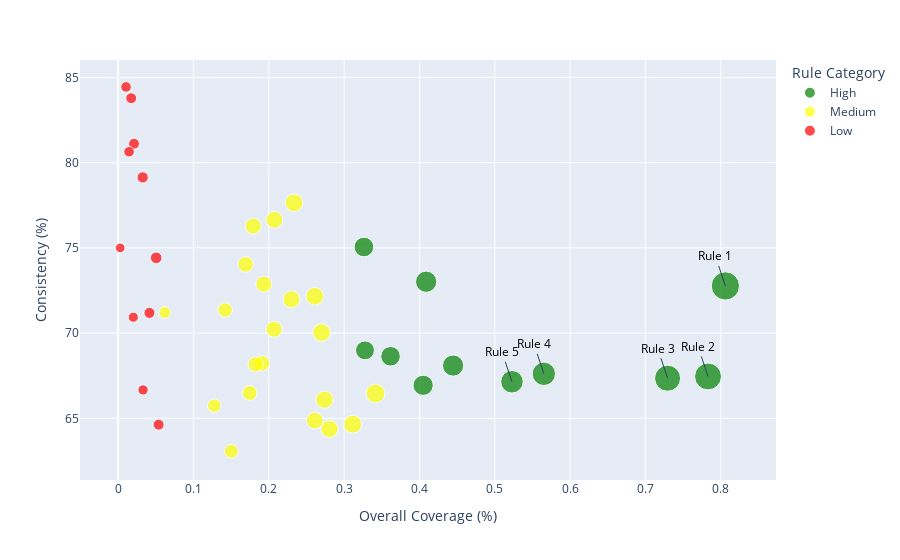

This figure's notebook cell:
### Code cell
import plotly.express as px
import pandas as pd

# Assuming 'rule_metrics_df_sorted' is the DataFrame from earlier
fig = px.scatter(
    rule_metrics_df_sorted,
    x='Overall Coverage (%)',
    y='Consistency (%)',
    color='Category',  # Corrected column name
    size='Aggregated Score',
    hover_data=['Rule', 'Overall Coverage (%)', 'Consistency (%)', 'Relative Coverage (%)'],
    color_discrete_map={'High': 'green', 'Medium': 'yellow', 'Low': 'red'},
    #title='Scatter Plot of Consistency vs. Coverage'
)

fig.update_layout(
    xaxis_title='Overall Coverage (%)',
    yaxis_title='Consistency (%)',
    legend_title='Rule Category'
)

# Update annotations based on the exact rule names in the DataFrame
annotations = {
    'Critical rule 0': 'Rule 1',
    'Critical rule 2': 'Rule 2',
    'Critical rule 1': 'Rule 3',
    'Critical rule 13': 'Rule 4',
    'Critical rule 5': 'Rule 5'
}

for rule_name, annotation in annotations.items():
    # Get the row corresponding to the rule
    rule_row = rule_metrics_df_sorted[rule_metrics_df_sorted['Rule'] == rule_name].iloc[0]
    
    # Add annotation at the specific point
    fig.add_annotation(
        x=rule_row['Overall Coverage (%)'],
        y=rule_row['Consistency (%)'],
        text=annotation,
        #showarrow=True,
        #arrowhead=2,
        #ax=0,
        #ay=-20,
        font=dict(size=12, color="black")
    )

fig.show()

### Figure 1 — Plotly figure (JSON) as saved in the notebook; plotly's stock layout.template omitted (floating-point values rounded to 4 significant figures)
{"data": [{"customdata": [["Critical rule 0", 8.85], ["Critical rule 2", 7.969], ["Critical rule 1", 7.412], ["Critical rule 13", 5.765], ["Critical rule 5", 5.296], ["Critical rule 35", 4.505], ["Critical rule 27", 4.569], ["Critical rule 19", 4.089], ["Critical rule 11", 3.695], ["Critical rule 17", 3.745], ["Critical rule 8", 3.411]], "hovertemplate": "Category=High<br>Overall Coverage (%)=%{x}<br>Consistency (%)=%{y}<br>Aggregated Score=%{marker.size}<br>Rule=%{customdata[0]}<br>Relative Coverage (%)=%{customdata[1]}<extra></extra>", "legendgroup": "High", "marker": {"color": "green", "size": [1.992, 1.8, 1.688, 1.359, 1.263, 1.122, 1.12, 1.021, 0.9659, 0.9568, 0.8909], "sizemode": "area", "sizeref": 0.004981, "symbol": "circle"}, "mode": "markers", "name": "High", "orientation": "v", "showlegend": true, "type": "scatter", "x": [0.806, 0.7829, 0.7293, 0.5651, 0.5227, 0.4089, 0.4446, 0.4049, 0.3263, 0.3616, 0.3277], "xaxis": "x", "y": [72.77, 67.46, 67.35, 67.61, 67.15, 73.01, 68.1, 66.94, 75.05, 68.64, 68.99], "yaxis": "y"}, {"customdata": [["Critical rule 3", 3.426], ["Critical rule 4", 3.039], ["Critical rule 14", 2.843], ["Critical rule 26", 2.854], ["Critical rule 18", 2.737], ["Critical rule 16", 2.733], ["Critical rule 12", 2.726], ["Critical rule 33", 2.499], ["Critical rule 24", 2.4], ["Critical rule 10", 2.556], ["Critical rule 7", 2.194], ["Critical rule 34", 2.126], ["Critical rule 40", 2.066], ["Critical rule 20", 1.892], ["Critical rule 22", 1.967], ["Critical rule 21", 1.878], ["Critical rule 6", 1.754], ["Critical rule 28", 1.53], ["Critical rule 42", 1.431], ["Critical rule 15", 1.267], ["Critical rule 29", 0.6674]], "hovertemplate": "Category=Medium<br>Overall Coverage (%)=%{x}<br>Consistency (%)=%{y}<br>Aggregated Score=%{marker.size}<br>Rule=%{customdata[0]}<br>Relative Coverage (%)=%{customdata[1]}<extra></extra>", "legendgroup": "Medium", "marker": {"color": "yellow", "size": [0.8862, 0.8033, 0.7865, 0.7823, 0.7815, 0.7463, 0.7398, 0.7169, 0.7109, 0.7071, 0.6505, 0.6449, 0.6429, 0.6013, 0.599, 0.581, 0.5511, 0.5208, 0.4761, 0.4513, 0.3474], "sizemode": "area", "sizeref": 0.004981, "symbol": "circle"}, "mode": "markers", "name": "Medium", "orientation": "v", "showlegend": true, "type": "scatter", "x": [0.3416, 0.3115, 0.2611, 0.2701, 0.2336, 0.2741, 0.2806, 0.2301, 0.2075, 0.2611, 0.207, 0.1934, 0.1795, 0.1694, 0.191, 0.1826, 0.1748, 0.1421, 0.1503, 0.1277, 0.0621], "xaxis": "x", "y": [66.46, 64.65, 72.16, 70.03, 77.64, 66.09, 64.38, 71.98, 76.64, 64.86, 70.23, 72.87, 76.28, 74.03, 68.23, 68.17, 66.49, 71.36, 63.07, 65.75, 71.21], "yaxis": "y"}, {"customdata": [["Critical rule 38", 0.568], ["Critical rule 9", 0.3905], ["Critical rule 30", 0.4473], ["Critical rule 23", 0.5254], ["Critical rule 41", 0.2201], ["Critical rule 39", 0.2591], ["Critical rule 31", 0.1349], ["Critical rule 32", 0.1775], ["Critical rule 36", 0.3337], ["Critical rule 25", 0.2165], ["Critical rule 37", 0.03195]], "hovertemplate": "Category=Low<br>Overall Coverage (%)=%{x}<br>Consistency (%)=%{y}<br>Aggregated Score=%{marker.size}<br>Rule=%{customdata[0]}<br>Relative Coverage (%)=%{customdata[1]}<extra></extra>", "legendgroup": "Low", "marker": {"color": "red", "size": [0.3371, 0.3157, 0.3032, 0.2992, 0.2955, 0.2953, 0.2804, 0.2775, 0.2669, 0.2562, 0.2314], "sizemode": "area", "sizeref": 0.004981, "symbol": "circle"}, "mode": "markers", "name": "Low", "orientation": "v", "showlegend": true, "type": "scatter", "x": [0.05058, 0.0327, 0.04164, 0.05387, 0.01741, 0.02117, 0.01059, 0.01459, 0.03317, 0.02023, 0.002823], "xaxis": "x", "y": [74.42, 79.14, 71.19, 64.63, 83.78, 81.11, 84.44, 80.65, 66.67, 70.93, 75], "yaxis": "y"}], "layout": {"annotations": [{"font": {"color": "black", "size": 12}, "text": "Rule 1", "x": 0.806, "y": 72.77}, {"font": {"color": "black", "size": 12}, "text": "Rule 2", "x": 0.7829, "y": 67.46}, {"font": {"color": "black", "size": 12}, "text": "Rule 3", "x": 0.7293, "y": 67.35}, {"font": {"color": "black", "size": 12}, "text": "Rule 4", "x": 0.5651, "y": 67.61}, {"font": {"color": "black", "size": 12}, "text": "Rule 5", "x": 0.5227, "y": 67.15}], "autosize": true, "legend": {"itemsizing": "constant", "title": {"text": "Rule Category"}, "tracegroupgap": 0}, "margin": {"t": 60}, "xaxis": {"anchor": "y", "autorange": true, "domain": [0, 1], "range": [-0.04766, 0.8657], "title": {"text": "Overall Coverage (%)"}, "type": "linear"}, "yaxis": {"anchor": "x", "autorange": true, "domain": [0, 1], "range": [60.9, 86.41], "title": {"text": "Consistency (%)"}, "type": "linear"}}}
